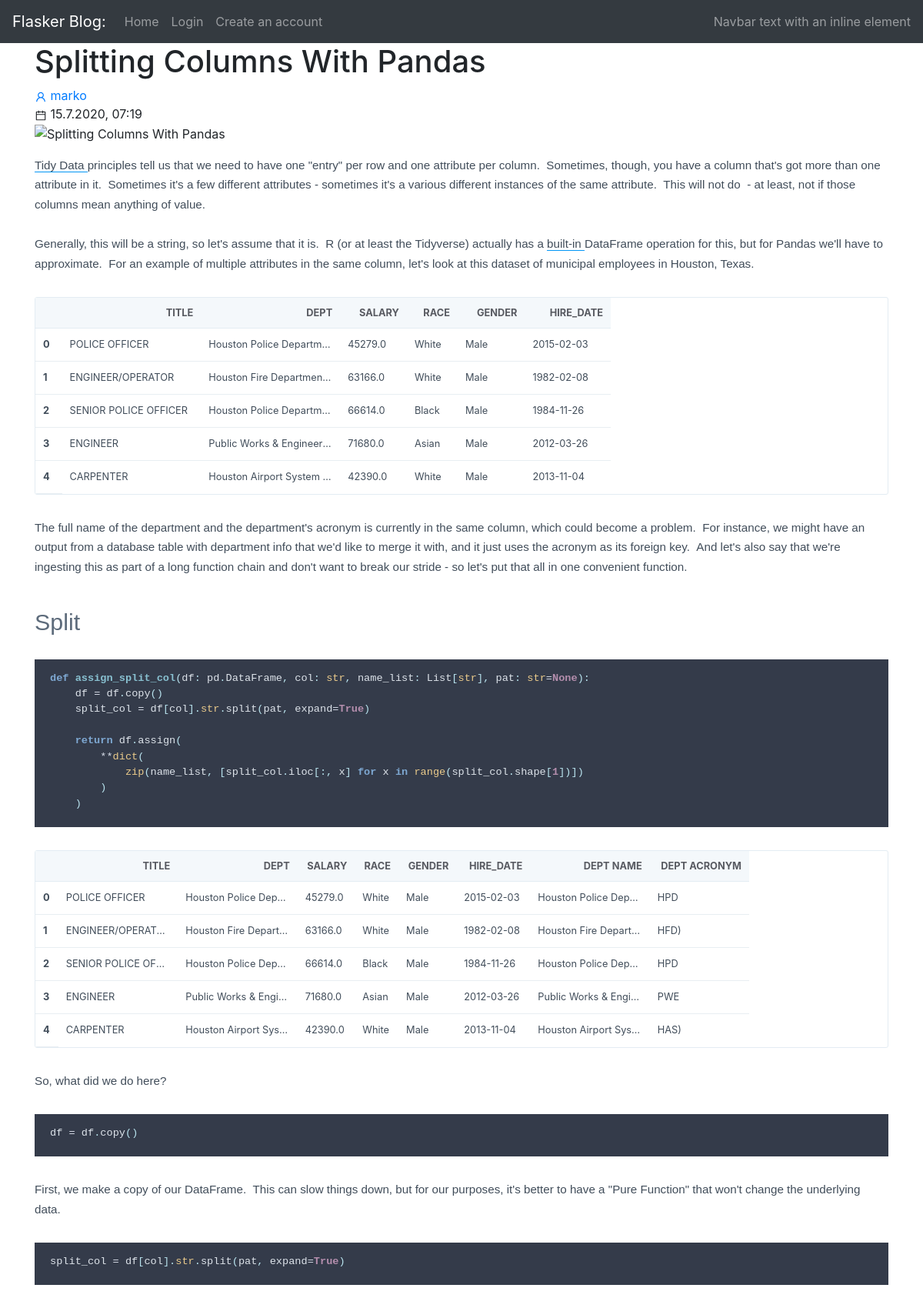
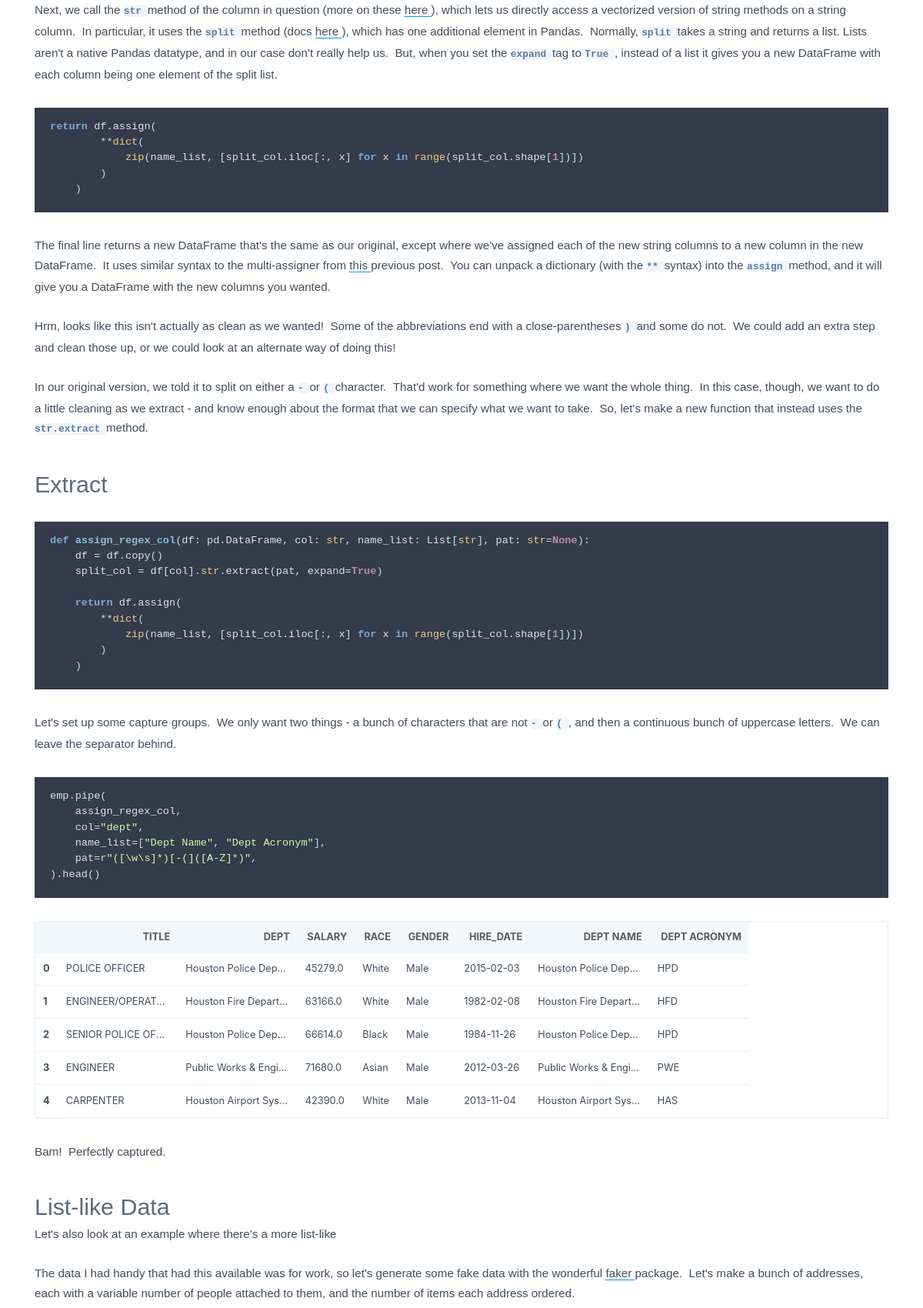
Page /Splitting Columns With Pandas (upper part) on the committed database (2 pictures, top to bottom).
### app/models.py (models this page shows, shortened)
class Article(db.Model):
    id = db.Column(db.Integer, primary_key=True)
    title = db.Column(db.String(64))
    subtitle = db.Column(db.String(128))
    body = db.Column(db.String(140))
    timestamp = db.Column(db.DateTime, index=True, default=datetime.utcnow)
    user_id = db.Column(db.Integer, db.ForeignKey("user.id"))

class User(UserMixin, db.Model):
    id = db.Column(db.Integer, primary_key=True)
    username = db.Column(db.String(64), index=True, unique=True)
    email = db.Column(db.String(120), index=True, unique=True)
    password_hash = db.Column(db.String(128))
    about_me = db.Column(db.String(140))
    last_seen = db.Column(db.DateTime, default=datetime.utcnow)
    article = db.relationship("Article", backref="author", lazy="dynamic")

### app/content/routes.py (the view)
@bp.route("/<title>", methods=["GET", "POST"])
def page_view(title):
    post = Article.query.filter_by(title=title).first_or_404()
    return render_template("page_view.html", title=post.title, post=post, author=post.author.username)

### app/content/templates/page_view.html (shortened to what this page needs)
{% extends 'base.html' %}
{% block app_content %}
    <div class="post-wrapper">
        <div class="post-head">
            <h1 class="post-title">{{ post.title|safe }}</h1>
            <div class="post-meta">
                <div class="meta-item author">
                    <a href="{{ url_for('main.user', username=post.author.username) }}">
                        <span>
                            {{ post.author.username }}
                        </span>
                    </a>
                </div>
                <div class="meta-item date">
                    <span>
                        {{ moment(post.timestamp).format('D.M.YYYY, hh:mm') }}
                    </span>
                </div>
            </div>
            <figure class="post-image">
                <img alt="{{ post.title|safe }}" class="post-card-image ls-is-cached lazyloaded" data-src="https://hackersandslackers-cdn.storage.googleapis.com/2020/02/uWSGI@2x.jpg" src="https://hackersandslackers-cdn.storage.googleapis.com/2020/02/uWSGI@2x.jpg"/>
            </figure>
        </div>
        <article class="post">
            <main class="post-content content-body">
                <span id="post{{ post.id }}">{{ post.body|safe }}</span>
            </main>
        </article>
    </div>
{% endblock app_content %}

### rows in the picture
Article: title "Splitting Columns With Pandas", timestamp "15.7.2020, 07:19", body "Tidy Data principles tell us that we need to have one \"entry\" per row and one attribute per column. Sometimes, though, you have a column that's got more than one attribute in it. Sometimes it's a few different attributes - sometimes it's a various different instances of the same attribute. This will not do - at least, not if those columns mean anything of value. Generally, this will be a string, so let's assume that it is. R (or at least the Tidyverse) actually has a built-in DataFrame operation for this, but for Pandas we'll have to approximate. For an example of multiple attributes in the same column, let's look at this dataset of municipal employees in Houston, Texas. TITLE DEPT SALARY…"
User: author.username "marko"
